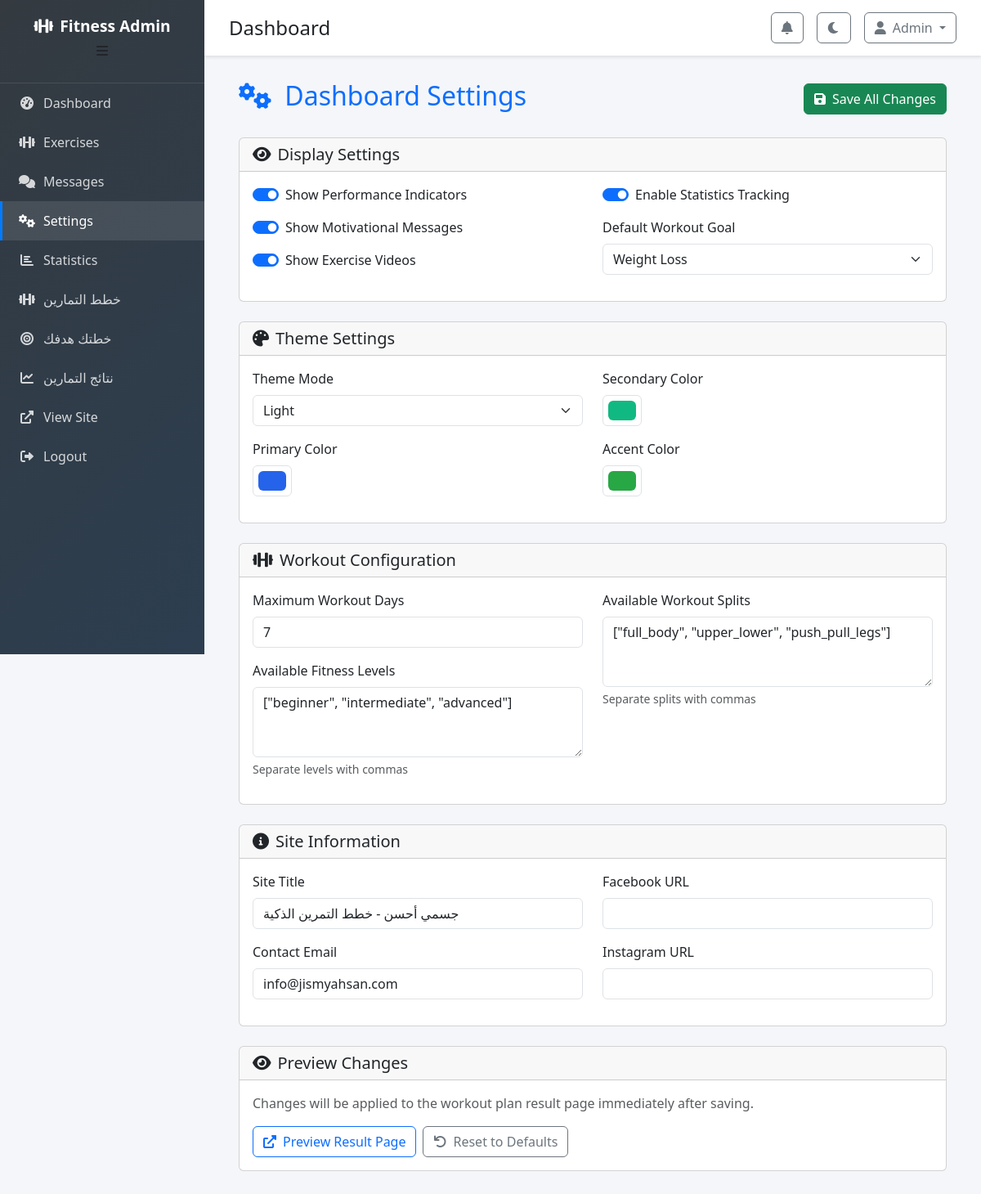
Page /admin/settings (signed in) on the committed database.
### tables this page shows
CREATE TABLE dashboard_settings (
            id INTEGER PRIMARY KEY AUTOINCREMENT,
            setting_key TEXT UNIQUE NOT NULL,
            setting_value TEXT NOT NULL,
            setting_type TEXT DEFAULT 'string', -- string, boolean, integer, json
            description TEXT,
            updated_at TIMESTAMP DEFAULT CURRENT_TIMESTAMP
        );

### app.py (the view)
@app.route('/admin/settings')
@admin_required
def admin_settings():
    conn = sqlite3.connect('fitness_app.db')
    conn.row_factory = sqlite3.Row
    cursor = conn.cursor()
    cursor.execute('SELECT * FROM dashboard_settings')
    settings_rows = cursor.fetchall()
    settings = {}
    for setting in settings_rows:
        settings[setting['setting_key']] = setting['setting_value']
    conn.close()
    return render_template('admin/settings.html', settings=settings)

### app.py (called while the page is built)
def admin_required(f):
    @wraps(f)
    def decorated_function(*args, **kwargs):
        if 'admin_id' not in session:
            flash('يجب تسجيل الدخول كمدرب أولاً', 'error')
            return redirect(url_for('admin_login'))
        return f(*args, **kwargs)
    return decorated_function

@app.context_processor
def inject_workout_plan():
    return dict(get_sample_workout_plan=get_sample_workout_plan)

### templates/admin/settings.html (shortened to what this page needs)
{% extends "admin/base.html" %}
{% block content %}
<div class="container-fluid">
    <div class="row">
        <div class="col-12">
            <div class="d-flex justify-content-between align-items-center mb-4">
                <h2 class="text-primary">
                    <i class="fas fa-cogs me-2"></i>
                    Dashboard Settings
                </h2>
                <button class="btn btn-success" onclick="saveAllSettings()">
                    <i class="fas fa-save me-2"></i>Save All Changes
                </button>
            </div>
            <div class="card mb-4">
                <div class="card-header">
                    <h5 class="mb-0">
                        <i class="fas fa-eye me-2"></i>Display Settings
                    </h5>
                </div>
                <div class="card-body">
                    <div class="row">
                        <div class="col-md-6">
                            <div class="form-check form-switch mb-3">
                                <input class="form-check-input" type="checkbox" id="show_performance_indicators"
                                       {% if settings.show_performance_indicators == 'true' %}checked{% endif %}>
                                <label class="form-check-label" for="show_performance_indicators">
                                    Show Performance Indicators
                                </label>
                            </div>
                            <div class="form-check form-switch mb-3">
                                <input class="form-check-input" type="checkbox" id="show_motivational_messages"
                                       {% if settings.show_motivational_messages == 'true' %}checked{% endif %}>
                                <label class="form-check-label" for="show_motivational_messages">
                                    Show Motivational Messages
                                </label>
                            </div>
                            <div class="form-check form-switch mb-3">
                                <input class="form-check-input" type="checkbox" id="show_exercise_videos"
                                       {% if settings.show_exercise_videos == 'true' %}checked{% endif %}>
                                <label class="form-check-label" for="show_exercise_videos">
                                    Show Exercise Videos
                                </label>
                            </div>
                        </div>
                        <div class="col-md-6">
                            <div class="form-check form-switch mb-3">
                                <input class="form-check-input" type="checkbox" id="enable_statistics"
                                       {% if settings.enable_statistics == 'true' %}checked{% endif %}>
                                <label class="form-check-label" for="enable_statistics">
                                    Enable Statistics Tracking
                                </label>
                            </div>
                            <div class="mb-3">
                                <label for="default_workout_goal" class="form-label">Default Workout Goal</label>
                                <select class="form-select" id="default_workout_goal">
                                    <option value="weight_loss" {% if settings.default_workout_goal == 'weight_loss' %}selected{% endif %}>Weight Loss</option>
                                </select>
                            </div>
                        </div>
                    </div>
                </div>
            </div>
            <div class="card mb-4">
                <div class="card-header">
                    <h5 class="mb-0">
                        <i class="fas fa-palette me-2"></i>Theme Settings
                    </h5>
                </div>
                <div class="card-body">
                    <div class="row">
                        <div class="col-md-6">
                            <div class="mb-3">
                                <label for="theme_mode" class="form-label">Theme Mode</label>
                                <select class="form-select" id="theme_mode">
                                    <option value="light" {% if settings.theme_mode == 'light' %}selected{% endif %}>Light</option>
                                </select>
                            </div>
                            <div class="mb-3">
                                <label for="primary_color" class="form-label">Primary Color</label>
                                <input type="color" class="form-control form-control-color" id="primary_color"
                                       value="{{ settings.primary_color or '#007bff' }}">
                            </div>
                        </div>
                        <div class="col-md-6">
                            <div class="mb-3">
                                <label for="secondary_color" class="form-label">Secondary Color</label>
                                <input type="color" class="form-control form-control-color" id="secondary_color"
                                       value="{{ settings.secondary_color or '#6c757d' }}">
                            </div>
                            <div class="mb-3">
                                <label for="accent_color" class="form-label">Accent Color</label>
                                <input type="color" class="form-control form-control-color" id="accent_color"
                                       value="{{ settings.accent_color or '#28a745' }}">
                            </div>
                        </div>
                    </div>
                </div>
            </div>
            <div class="card mb-4">
                <div class="card-header">
                    <h5 class="mb-0">
                        <i class="fas fa-dumbbell me-2"></i>Workout Configuration
                    </h5>
                </div>
                <div class="card-body">
                    <div class="row">
                        <div class="col-md-6">
                            <div class="mb-3">
                                <label for="max_workout_days" class="form-label">Maximum Workout Days</label>
                                <input type="number" class="form-control" id="max_workout_days"
                                       value="{{ settings.max_workout_days or 7 }}" min="1" max="7">
                            </div>
                            <div class="mb-3">
                                <label for="available_fitness_levels" class="form-label">Available Fitness Levels</label>
                                <textarea class="form-control" id="available_fitness_levels" rows="3">{{ settings.available_fitness_levels or 'Beginner,Intermediate,Advanced' }}</textarea>
                                <div class="form-text">Separate levels with commas</div>
                            </div>
                        </div>
                        <div class="col-md-6">
                            <div class="mb-3">
                                <label for="available_workout_splits" class="form-label">Available Workout Splits</label>
                                <textarea class="form-control" id="available_workout_splits" rows="3">{{ settings.available_workout_splits or 'Full Body,Upper/Lower,Push/Pull/Legs,Body Part Split' }}</textarea>
                                <div class="form-text">Separate splits with commas</div>
                            </div>
                        </div>
                    </div>
                </div>
            </div>
            <div class="card mb-4">
                <div class="card-header">
                    <h5 class="mb-0">
                        <i class="fas fa-info-circle me-2"></i>Site Information
                    </h5>
                </div>
                <div class="card-body">
                    <div class="row">
                        <div class="col-md-6">
                            <div class="mb-3">
                                <label for="site_title" class="form-label">Site Title</label>
                                <input type="text" class="form-control" id="site_title"
                                       value="{{ settings.site_title or 'Fitness Tracker' }}">
                            </div>
                            <div class="mb-3">
                                <label for="contact_email" class="form-label">Contact Email</label>
                                <input type="email" class="form-control" id="contact_email"
                                       value="{{ settings.contact_email or 'contact@fitness.com' }}">
                            </div>
                        </div>
                        <div class="col-md-6">
                            <div class="mb-3">
                                <label for="facebook_url" class="form-label">Facebook URL</label>
                                <input type="url" class="form-control" id="facebook_url"
                                       value="{{ settings.facebook_url or '' }}">
                            </div>
                            <div class="mb-3">
                                <label for="instagram_url" class="form-label">Instagram URL</label>
                                <input type="url" class="form-control" id="instagram_url"
                                       value="{{ settings.instagram_url or '' }}">
                            </div>
                        </div>
                    </div>
                </div>
            </div>
            <div class="card">
                <div class="card-header">
                    <h5 class="mb-0">
                        <i class="fas fa-eye me-2"></i>Preview Changes
                    </h5>
                </div>
                <div class="card-body">
                    <p class="text-muted">Changes will be applied to the workout plan result page immediately after saving.</p>
                    <div class="d-flex gap-2">
                        <button class="btn btn-outline-primary" onclick="previewChanges()">
                            <i class="fas fa-external-link-alt me-2"></i>Preview Result Page
                        </button>
                        <button class="btn btn-outline-secondary" onclick="resetToDefaults()">
                            <i class="fas fa-undo me-2"></i>Reset to Defaults
                        </button>
                    </div>
                </div>
            </div>
        </div>
    </div>
</div>
{% endblock %}

### static/css/admin.css (style rules this page uses)
:root { --admin-primary: #007bff; --admin-secondary: #6c757d; --admin-success: #28a745; --admin-danger: #dc3545; --admin-warning: #ffc107; --admin-info: #17a2b8; --admin-light: #f8f9fa; --admin-dark: #343a40; --admin-sidebar-width: 250px; --admin-header-height: 60px; }
body.admin-body { font-family: 'Segoe UI', Tahoma, Geneva, Verdana, sans-serif; background-color: #f4f6f9; margin: 0; padding: 0; }

### rows in the picture
dashboard_settings: setting_value "☑"
dashboard_settings: setting_value "☑"
dashboard_settings: setting_value "☑"
dashboard_settings: setting_value "☑"
dashboard_settings: setting_value "Light"
dashboard_settings: setting_value "#2563eb"
dashboard_settings: setting_value "#10b981"
dashboard_settings: setting_value "[\"beginner\", \"intermediate\", \"advanced\"]"
dashboard_settings: setting_value "[\"full_body\", \"upper_lower\", \"push_pull_legs\"]"
dashboard_settings: setting_value "جسمي أحسن - خطط التمرين الذكية"
dashboard_settings: setting_value "info@jismyahsan.com"
